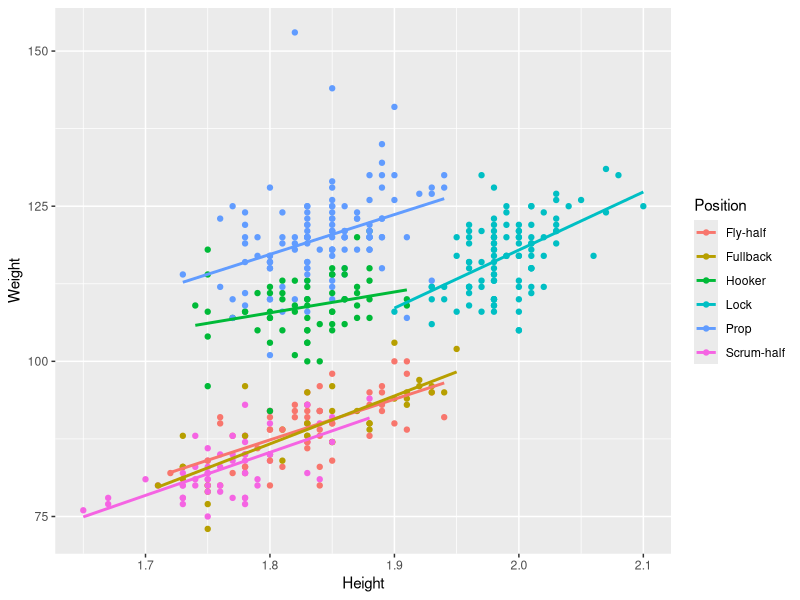
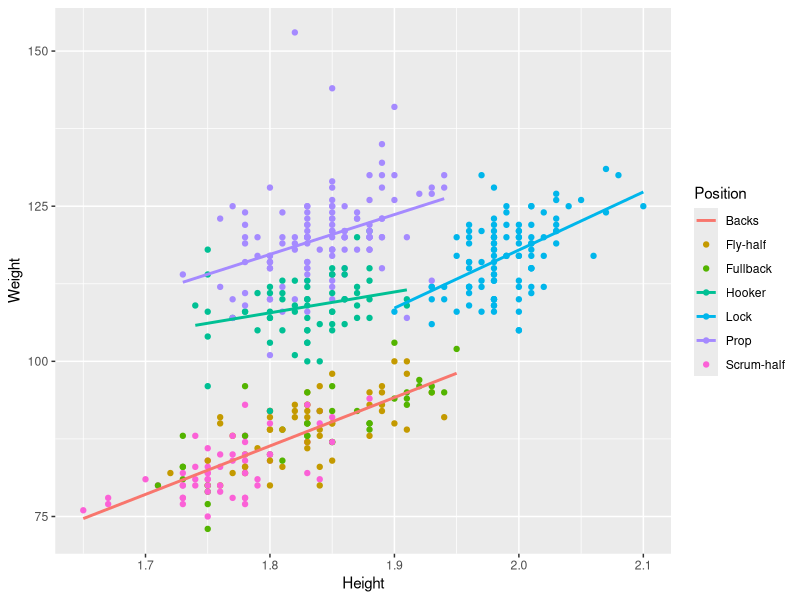

The R script that drew these images, in order:
## ---- chunk 1
library(tidyverse)
library(ggplot2) ## for graphing
library(dplyr) ## for data manipulation

players <- read.csv("URCpositions.csv")
## ---- chunk 2
ggplot(players, aes(x = Height, y = Weight, colour = Position)) +
  geom_point() +
  geom_smooth(method = "lm", se = FALSE)
## ---- chunk 3
players <- players |> mutate(prop_ind = if_else(Position == "Prop", 1, 0),
                                     hook_ind = if_else(Position == "Hooker", 1, 0), 
                                     lock_ind = if_else(Position == "Lock", 1, 0), 
                                     scrum_ind = if_else(Position == "Scrum-half", 1, 0))
## ---- chunk 4
players <- players |> mutate(full_ind = if_else(Position == "Fullback", 1, 0))
## ---- chunk 5
modPos = lm(Weight ~ Height + prop_ind + hook_ind + lock_ind + scrum_ind + full_ind, data = players)

summary(modPos)
## ---- chunk 6
modPos2 = lm(Weight ~ Height + prop_ind + hook_ind + lock_ind, data = players)

summary(modPos2)
## ---- chunk 7
players <- players |> mutate(Position2 = if_else(Position %in% c("Fullback", "Scrum-half", "Fly-half"), "Backs", Position))

ggplot(players, aes(x = Height, y = Weight)) +
  geom_point(aes(colour = Position)) +
  geom_smooth(aes(colour = Position2), method = "lm", se = FALSE)
